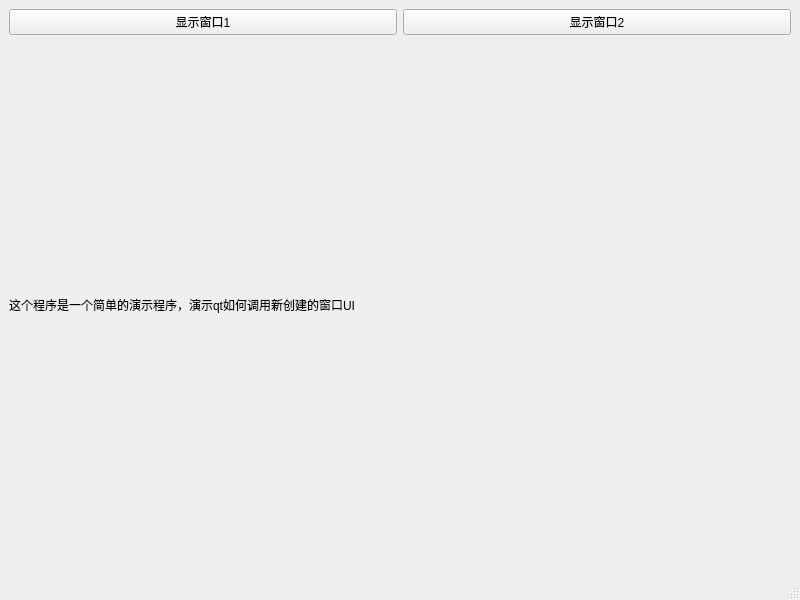
<?xml version="1.0" encoding="UTF-8"?>
<ui version="4.0">
 <class>MainWindow</class>
 <widget class="QMainWindow" name="MainWindow">
  <property name="geometry">
   <rect>
    <x>0</x>
    <y>0</y>
    <width>800</width>
    <height>600</height>
   </rect>
  </property>
  <property name="windowTitle">
   <string>MainWindow</string>
  </property>
  <widget class="QWidget" name="centralwidget">
   <layout class="QGridLayout" name="gridLayout">
    <item row="0" column="0">
     <widget class="QPushButton" name="pushButton">
      <property name="text">
       <string>显示窗口1</string>
      </property>
     </widget>
    </item>
    <item row="0" column="1">
     <widget class="QPushButton" name="pushButton_2">
      <property name="text">
       <string>显示窗口2</string>
      </property>
     </widget>
    </item>
    <item row="1" column="0">
     <widget class="QLabel" name="label">
      <property name="text">
       <string>这个程序是一个简单的演示程序，演示qt如何调用新创建的窗口UI</string>
      </property>
     </widget>
    </item>
   </layout>
  </widget>
  <widget class="QMenuBar" name="menubar">
   <property name="geometry">
    <rect>
     <x>0</x>
     <y>0</y>
     <width>800</width>
     <height>22</height>
    </rect>
   </property>
  </widget>
  <widget class="QStatusBar" name="statusbar"/>
 </widget>
 <resources/>
 <connections/>
</ui>
